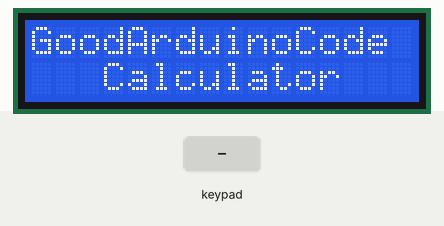
A sketch run on a simulated Arduino Uno, built with avr-gcc and run on an emulated ATmega328P. On the bench: 16×2 character LCD. The inputs (shaded band) are chosen by the test bench.

Above: at 0.6 s.
2.3 s: key '+' pressed
At 2.62 s:
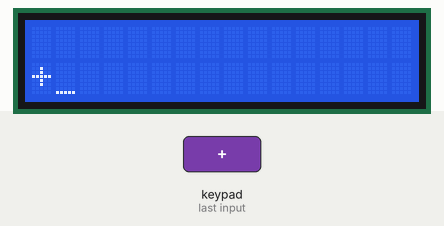
4.5 s: keypad keys 5 4 3 2 * pressed 0.4 s apart
At 6.37 s:
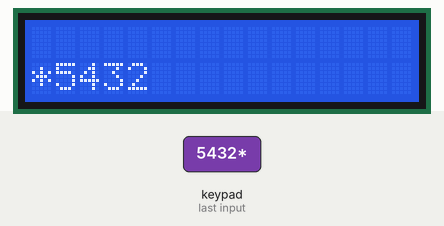
8.2 s: key '/' pressed
At 8.37 s:
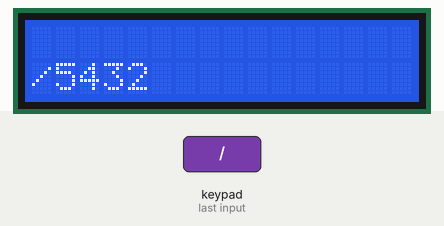
10.2 s: keypad keys 5 4 3 2 pressed 0.4 s apart
At 10.37 s:
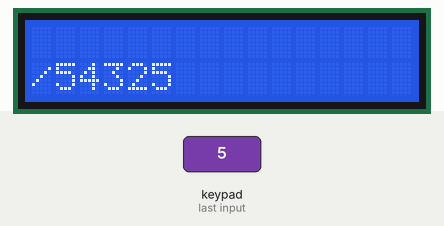

The sketch:

calculator.ino
```cpp
// (licence header left out)
#include <Keypad.h>
#include <Servo.h>
#include "Tela.h"

/* Display */
Tela tela(12, 11, 10, 9, 8, 7);

/* Keypad setup */
const byte KEYPAD_ROWS = 4;
const byte KEYPAD_COLS = 4;
byte rowPins[KEYPAD_ROWS] = {5, 4, 3, 2};
byte colPins[KEYPAD_COLS] = {A3, A2, A1, A0};
char keys[KEYPAD_ROWS][KEYPAD_COLS] = {
  {'1', '2', '3', '+'},
  {'4', '5', '6', '-'},
  {'7', '8', '9', '*'},
  {'.', '0', '=', '/'}
};

Keypad keypad = Keypad(makeKeymap(keys), rowPins, colPins, KEYPAD_ROWS, KEYPAD_COLS);

uint64_t value = 0;

void setup() {
  Serial.begin(115200);
  tela.begin(16, 2);

  tela.showSpalshScreen();
  tela.clear();
  tela.cursor();

  tela.setCursor(1, 0);
}

char operation = 0;
String memory = "";
String current = "";
uint64_t currentDecimal;
bool decimalPoint = false;

double calculate(char operation, double left, double right) {
  switch (operation) {
    case '+': return left + right;
    case '-': return left - right;
    case '*': return left * right;
    case '/': return left / right;
  }
}

void processInput(char key) {
  if ('-' == key && current == "") {
    current = "-";
    tela.print("-");
    return;
  }

  switch (key) {
    case '+':
    case '-':
    case '*':
    case '/':
      if (!operation) {
        memory = current;
        current = "";
      }
      operation = key;
      tela.setCursor(0, 1);
      tela.print(key);
      tela.setCursor(current.length() + 1, 1);
      return;

    case '=':
      float leftNum = memory.toDouble();
      float rightNum = current.toDouble();
      memory = String(calculate(operation, leftNum, rightNum));
      current = "";
      tela.clear();
      tela.setCursor(1, 0);
      tela.print(memory);
      tela.setCursor(0, 1);
      tela.print(operation);
      return;
  }

  if ('.' == key && current.indexOf('.') >= 0) {
    return;
  }

  if ('.' != key && current == "0") {
    current = String(key);
  } else if (key) {
    current += String(key);
  }

  tela.print(key);
}

void loop() {
  tela.updateCursor();

  char key = keypad.getKey();
  if (key) {
    processInput(key);
  }
}
```

Tela.cpp
```cpp
#include "Tela.h"

Tela::Tela(uint8_t rs, uint8_t en, uint8_t d4, uint8_t d5, uint8_t d6, uint8_t d7)
  : lcd(rs, en, d4, d5, d6, d7) {}

void Tela::begin(uint8_t cols, uint8_t rows) {
  lcd.begin(cols, rows);
}

void Tela::showSpalshScreen() {
  lcd.print("GoodArduinoCode");
  lcd.setCursor(3, 1);
  String message = "Calculator";
  for (byte i = 0; i < message.length(); i++) {
    lcd.print(message[i]);
    delay(50);
  }
  delay(500);
}

void Tela::updateCursor() {
  if (millis() / 250 % 2 == 0 ) {
    lcd.cursor();
  } else {
    lcd.noCursor();
  }
}

void Tela::print(const String& s) { lcd.print(s); }
void Tela::print(char c)          { lcd.print(c); }
void Tela::setCursor(uint8_t col, uint8_t row) { lcd.setCursor(col, row); }
void Tela::clear()  { lcd.clear(); }
void Tela::cursor() { lcd.cursor(); }
void Tela::noCursor() { lcd.noCursor(); }
```

Tela.h
```cpp
#pragma once
#include <Arduino.h>
#include <LiquidCrystal.h>

class Tela {
public:
  // Mesmo hardware do código original
  Tela(uint8_t rs, uint8_t en, uint8_t d4, uint8_t d5, uint8_t d6, uint8_t d7);

  void begin(uint8_t cols, uint8_t rows);

  // Mantém o mesmo comportamento/funções do código original
  void showSpalshScreen();
  void updateCursor();

  // Encapsulam chamadas diretas ao LCD
  void print(const String& s);
  void print(char c);
  void setCursor(uint8_t col, uint8_t row);
  void clear();
  void cursor();
  void noCursor();

private:
  LiquidCrystal lcd;
};
```

Measured:
- after the input at 2.3 s, the display: first changes at once (image 1 shows a later state)
- after the input at 4.5 s, the display: first changes at once (image 2 shows a later state)
- after the input at 8.2 s, the display: first changes at once (image 3 shows a later state)
- after the input at 10.2 s, the display: first changes at once (image 4 shows a later state)
- what the display in image 0 shows lasts 0.6 s, from 0.5 s to 1.1 s
